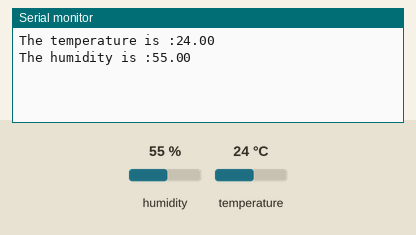
This sketch was run on a simulated Arduino Uno, built with avr-gcc and run on an emulated ATmega328P. On the bench: the last lines printed to the serial monitor. Wiring (inferred from the names in the program): DHT11 sensor: data pin 5. The inputs (shaded band) are chosen by the test bench; at power-on: humidity 55 %, temperature 24 °C.

Above: at 2.7 s.
2.8 s: humidity set to 22 %
At 3.8 s:
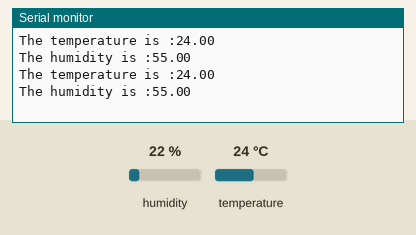
5.8 s: temperature set to 12 °C
At 8.3 s:
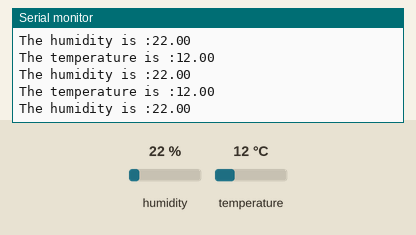
8.8 s: humidity set to 40 %
At 12.5 s:
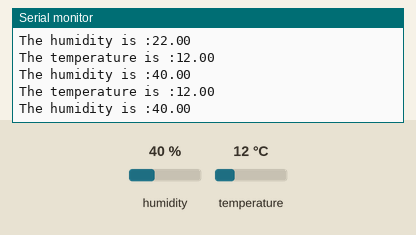
Timing chart, 0 to 14.0 s (numbered marks = the images above; inputs shaded):
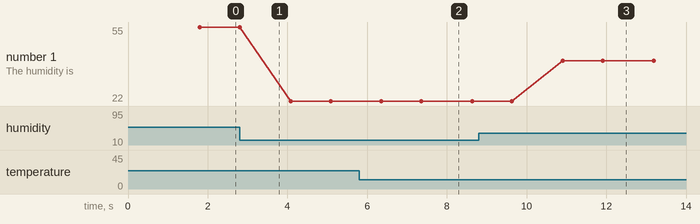

The sketch:

Cayenne_DHT11.ino
```cpp
#include "DHT.h"
#define CAYENNE_PRINT Serial  // Comment this out to disable prints and save space
#include <CayenneMQTTEthernet.h>

// Cayenne authentication info. This should be obtained from the Cayenne Dashboard.
char username[] = "put your username here ";
char password[] = "put your password here";
char clientID[] = "put your clientID here";

#define DHTPIN 5 // Do not use digital pins 0 or 1 since those conflict with the use of Serial.
#define VIRTUAL_CHANNEL1 3
#define VIRTUAL_CHANNEL2 4
// Uncomment whatever type you're using!
#define DHTTYPE DHT11     // DHT 11
DHT dht(DHTPIN, DHTTYPE);


void setup()
{
  Serial.begin(9600);
  dht.begin();
  Cayenne.begin(username, password, clientID);
}

void loop()
{
   float h = dht.readHumidity();
  float t = dht.readTemperature(); // or dht.readTemperature(true) for Fahrenheit
  Serial.print("The temperature is :");
  Serial.println(t);
  Serial.print("The humidity is :");
  Serial.println(h);
  if (isnan(h) || isnan(t)) {
    Serial.println("Failed to read from DHT sensor!");
    return;
    }
  Cayenne.loop();
}

// This function is called at intervals to send sensor data to Cayenne.
CAYENNE_OUT(VIRTUAL_CHANNEL1)
{
  Cayenne.virtualWrite(VIRTUAL_CHANNEL1, dht.readTemperature());
}
CAYENNE_OUT(VIRTUAL_CHANNEL2)
{
  Cayenne.virtualWrite(VIRTUAL_CHANNEL2, dht.readHumidity());
}
```

DHT.h
```cpp
// (licence header left out)
#ifndef DHT_H
#define DHT_H

#if ARDUINO >= 100
 #include "Arduino.h"
#else
 #include "WProgram.h"
#endif


// Uncomment to enable printing out nice debug messages.
//#define DHT_DEBUG

// Define where debug output will be printed.
#define DEBUG_PRINTER Serial

// Setup debug printing macros.
#ifdef DHT_DEBUG
  #define DEBUG_PRINT(...) { DEBUG_PRINTER.print(__VA_ARGS__); }
  #define DEBUG_PRINTLN(...) { DEBUG_PRINTER.println(__VA_ARGS__); }
#else
  #define DEBUG_PRINT(...) {}
  #define DEBUG_PRINTLN(...) {}
#endif

// Define types of sensors.
#define DHT11 11
#define DHT22 22
#define DHT21 21
#define AM2301 21


class DHT {
  public:
   DHT(uint8_t pin, uint8_t type, uint8_t count=6);
   void begin(void);
   float readTemperature(bool S=false, bool force=false);
   float convertCtoF(float);
   float convertFtoC(float);
   float computeHeatIndex(float temperature, float percentHumidity, bool isFahrenheit=true);
   float readHumidity(bool force=false);
   boolean read(bool force=false);

 private:
  uint8_t data[5];
  uint8_t _pin, _type;
  #ifdef __AVR
    // Use direct GPIO access on an 8-bit AVR so keep track of the port and bitmask
    // for the digital pin connected to the DHT.  Other platforms will use digitalRead.
    uint8_t _bit, _port;
  #endif
  uint32_t _lastreadtime, _maxcycles;
  bool _lastresult;

  uint32_t expectPulse(bool level);

};

class InterruptLock {
  public:
   InterruptLock() {
    noInterrupts();
   }
   ~InterruptLock() {
    interrupts();
   }

};

#endif
```

Measured:
- after the input at 5.8 s, the serial monitor: prints a new line after 0.53 s (image 2)
- after the input at 8.8 s, the serial monitor: prints a new line after 2.1 s (image 3)
- plotted number 1: 55 → 22 after the input at 2.8 s, 22 → 40 after the input at 8.8 s
